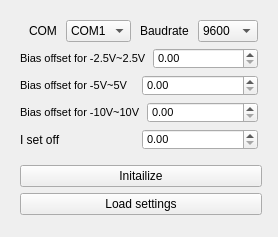
<?xml version="1.0" encoding="UTF-8"?>
<ui version="4.0">
 <class>Test</class>
 <widget class="QWidget" name="Test">
  <property name="geometry">
   <rect>
    <x>0</x>
    <y>0</y>
    <width>278</width>
    <height>237</height>
   </rect>
  </property>
  <property name="sizePolicy">
   <sizepolicy hsizetype="Minimum" vsizetype="Minimum">
    <horstretch>0</horstretch>
    <verstretch>0</verstretch>
   </sizepolicy>
  </property>
  <property name="minimumSize">
   <size>
    <width>278</width>
    <height>237</height>
   </size>
  </property>
  <property name="windowTitle">
   <string>Form</string>
  </property>
  <layout class="QGridLayout" name="gridLayout">
   <item row="0" column="0">
    <widget class="QWidget" name="widget" native="true">
     <layout class="QHBoxLayout" name="horizontalLayout_7">
      <property name="spacing">
       <number>9</number>
      </property>
      <property name="bottomMargin">
       <number>0</number>
      </property>
      <item>
       <layout class="QHBoxLayout" name="horizontalLayout">
        <item>
         <widget class="QLabel" name="label">
          <property name="text">
           <string>COM</string>
          </property>
          <property name="alignment">
           <set>Qt::AlignLeading|Qt::AlignLeft|Qt::AlignVCenter</set>
          </property>
          <property name="margin">
           <number>6</number>
          </property>
          <property name="indent">
           <number>9</number>
          </property>
         </widget>
        </item>
        <item>
         <widget class="QComboBox" name="comboBox">
          <property name="sizePolicy">
           <sizepolicy hsizetype="Minimum" vsizetype="Fixed">
            <horstretch>0</horstretch>
            <verstretch>0</verstretch>
           </sizepolicy>
          </property>
          <item>
           <property name="text">
            <string>COM1</string>
           </property>
          </item>
          <item>
           <property name="text">
            <string>COM2</string>
           </property>
          </item>
          <item>
           <property name="text">
            <string>COM3</string>
           </property>
          </item>
          <item>
           <property name="text">
            <string>COM4</string>
           </property>
          </item>
          <item>
           <property name="text">
            <string>COM5</string>
           </property>
          </item>
         </widget>
        </item>
       </layout>
      </item>
      <item>
       <layout class="QHBoxLayout" name="horizontalLayout_2">
        <item>
         <widget class="QLabel" name="label_2">
          <property name="text">
           <string>Baudrate</string>
          </property>
          <property name="alignment">
           <set>Qt::AlignLeading|Qt::AlignLeft|Qt::AlignVCenter</set>
          </property>
          <property name="margin">
           <number>6</number>
          </property>
          <property name="indent">
           <number>0</number>
          </property>
         </widget>
        </item>
        <item>
         <widget class="QComboBox" name="comboBox_2">
          <property name="sizePolicy">
           <sizepolicy hsizetype="Minimum" vsizetype="Fixed">
            <horstretch>0</horstretch>
            <verstretch>0</verstretch>
           </sizepolicy>
          </property>
          <item>
           <property name="text">
            <string>9600</string>
           </property>
          </item>
          <item>
           <property name="text">
            <string>38400</string>
           </property>
          </item>
         </widget>
        </item>
       </layout>
      </item>
     </layout>
    </widget>
   </item>
   <item row="3" column="0">
    <widget class="QWidget" name="widget_2" native="true">
     <layout class="QVBoxLayout" name="verticalLayout_2">
      <property name="topMargin">
       <number>0</number>
      </property>
      <item>
       <layout class="QHBoxLayout" name="horizontalLayout_3">
        <item>
         <widget class="QLabel" name="label_3">
          <property name="font">
           <font>
            <pointsize>8</pointsize>
           </font>
          </property>
          <property name="text">
           <string>Bias offset for -2.5V~2.5V</string>
          </property>
         </widget>
        </item>
        <item>
         <widget class="QDoubleSpinBox" name="doubleSpinBox">
          <property name="sizePolicy">
           <sizepolicy hsizetype="Preferred" vsizetype="Fixed">
            <horstretch>0</horstretch>
            <verstretch>0</verstretch>
           </sizepolicy>
          </property>
          <property name="font">
           <font>
            <pointsize>8</pointsize>
           </font>
          </property>
         </widget>
        </item>
       </layout>
      </item>
      <item>
       <layout class="QHBoxLayout" name="horizontalLayout_4">
        <item>
         <widget class="QLabel" name="label_4">
          <property name="font">
           <font>
            <pointsize>8</pointsize>
           </font>
          </property>
          <property name="text">
           <string>Bias offset for -5V~5V</string>
          </property>
         </widget>
        </item>
        <item>
         <widget class="QDoubleSpinBox" name="doubleSpinBox_2">
          <property name="sizePolicy">
           <sizepolicy hsizetype="Preferred" vsizetype="Fixed">
            <horstretch>0</horstretch>
            <verstretch>0</verstretch>
           </sizepolicy>
          </property>
          <property name="font">
           <font>
            <pointsize>8</pointsize>
           </font>
          </property>
         </widget>
        </item>
       </layout>
      </item>
      <item>
       <layout class="QHBoxLayout" name="horizontalLayout_5">
        <item>
         <widget class="QLabel" name="label_5">
          <property name="font">
           <font>
            <pointsize>8</pointsize>
           </font>
          </property>
          <property name="text">
           <string>Bias offset for -10V~10V</string>
          </property>
         </widget>
        </item>
        <item>
         <widget class="QDoubleSpinBox" name="doubleSpinBox_3">
          <property name="sizePolicy">
           <sizepolicy hsizetype="Preferred" vsizetype="Fixed">
            <horstretch>0</horstretch>
            <verstretch>0</verstretch>
           </sizepolicy>
          </property>
          <property name="font">
           <font>
            <pointsize>8</pointsize>
           </font>
          </property>
         </widget>
        </item>
       </layout>
      </item>
      <item>
       <layout class="QHBoxLayout" name="horizontalLayout_6">
        <item>
         <widget class="QLabel" name="label_6">
          <property name="text">
           <string>I set off</string>
          </property>
         </widget>
        </item>
        <item>
         <widget class="QDoubleSpinBox" name="doubleSpinBox_4">
          <property name="sizePolicy">
           <sizepolicy hsizetype="Preferred" vsizetype="Fixed">
            <horstretch>0</horstretch>
            <verstretch>0</verstretch>
           </sizepolicy>
          </property>
          <property name="font">
           <font>
            <pointsize>8</pointsize>
           </font>
          </property>
          <property name="alignment">
           <set>Qt::AlignLeading|Qt::AlignLeft|Qt::AlignVCenter</set>
          </property>
         </widget>
        </item>
       </layout>
      </item>
     </layout>
    </widget>
   </item>
   <item row="4" column="0">
    <widget class="QWidget" name="widget_3" native="true">
     <property name="sizePolicy">
      <sizepolicy hsizetype="Minimum" vsizetype="Minimum">
       <horstretch>0</horstretch>
       <verstretch>0</verstretch>
      </sizepolicy>
     </property>
     <property name="minimumSize">
      <size>
       <width>260</width>
       <height>61</height>
      </size>
     </property>
     <layout class="QGridLayout" name="gridLayout_2">
      <property name="topMargin">
       <number>0</number>
      </property>
      <property name="bottomMargin">
       <number>9</number>
      </property>
      <item row="0" column="0">
       <widget class="QPushButton" name="pushButton">
        <property name="text">
         <string>Initailize</string>
        </property>
       </widget>
      </item>
      <item row="1" column="0">
       <widget class="QPushButton" name="pushButton_2">
        <property name="text">
         <string>Load settings</string>
        </property>
       </widget>
      </item>
     </layout>
    </widget>
   </item>
  </layout>
 </widget>
 <resources/>
 <connections/>
</ui>
